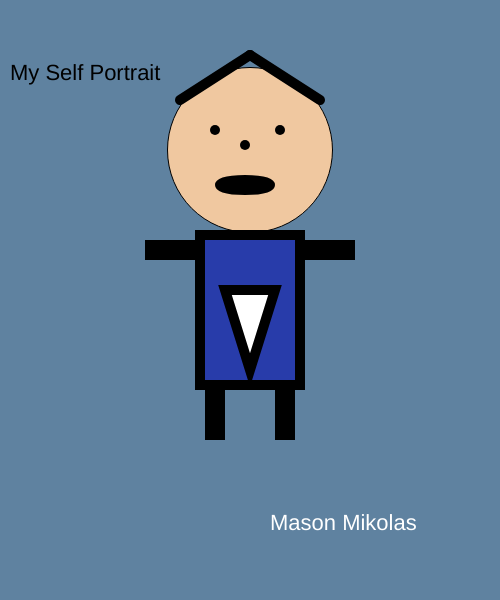
Frame 1 (no input)
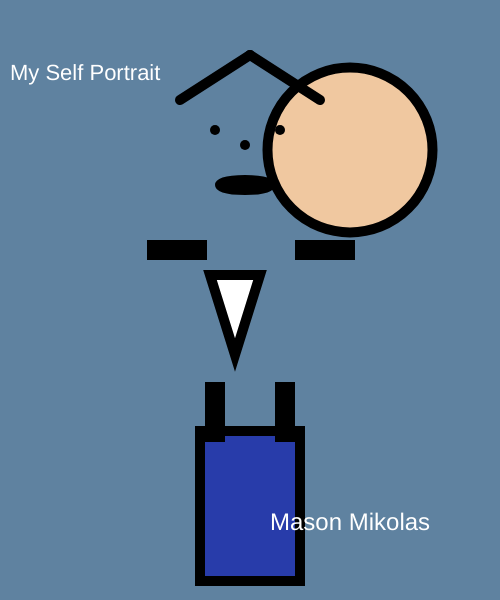
Frame 60 (no input)
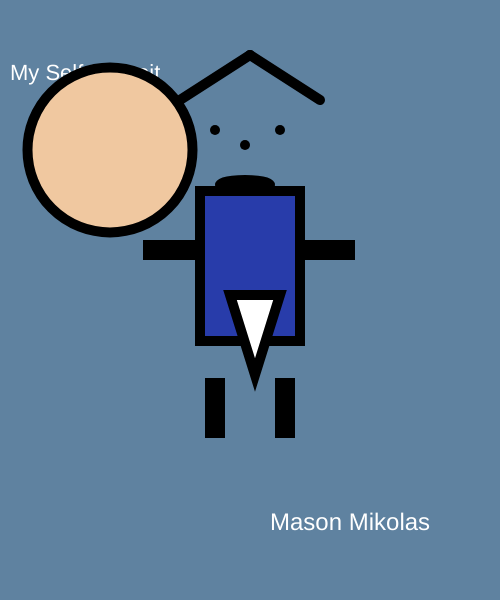
Frame 120 (the mouse pressed at the canvas centre since frame 60)

The p5.js sketch that drew these frames (run headless with seeded random() and noise() and a simulated clock; from frame 60 on, the mouse is pressed at the canvas centre):

// p5.js sketch
// ── sketch.js
var headX = 250;
var headDirection;

var armX = 150;
var armDirection;

var bodyY = 235;
var bodyDirection;

var legY = 385;
var legDirection;

var triX = 0;
var triY = 0;
var triXDirection;
var triYDirection;

var size = 22;
var count = 0;
var sizeDirection = 2;

function setup()
{   
    createCanvas(500,600);
    headDirection = floor(random() * 5) + 1;
    armDirection = floor(random() * 5) + 1;
    bodyDirection = floor(random() * 5) + 1;
    legDirection = floor(random() * 5) + 1;
    triXDirection = floor(random() * 5) + 1;
    triYDirection = triXDirection;
}

function draw()
{  
    background(95,130,160);
    textSize(22)
    text("My Self Portrait", 10,80);
   
    fill(240, 200, 160);  
    circle(headX,150,165);
    headX += headDirection;
    if(headX >= 418 || headX <= 82)
    {
        headDirection *= -1;
    }

    strokeWeight(10);  
    fill(0);  
    point(215,130);  
    point(280,130);
  
    point(245,145);
     
    ellipse(245, 185, 50, 10)

    line(180,100,250,55);  
    line(320,100,250,55);
    
    fill(40, 60, 170);  
    rect(200,bodyY,100,150);
    bodyY += bodyDirection;
    if(bodyY <= 0 || bodyY >= 450)
    {
        bodyDirection *= -1;
    }

    fill(255);  
    triangle(225 + triX,290 + triY,250 + triX,370 + triY,275 + triX,290 + triY)
    triX += triXDirection;
    triY += triYDirection;
    if(triX >= 20 || triX <= -20)
    {
        triXDirection *= -1;
        triYDirection *= -1;
    }

    fill(40, 60, 170);  
    rect(300,245,50,10);

    rect(armX,245,50,10);
    armX += armDirection;
    if(armX >= 170 || armX <= 130)
    {
        armDirection *= -1;
    }

    rect(210,legY,10,50);

    rect(280,legY,10,50);
    legY += legDirection;
    if(legY >= 405 || legY <= 365)
    {
        legDirection *= -1;
    }

    fill(255);  
    textSize(size);
    size += sizeDirection;
    count++;
    if(count > 5)
    {
        sizeDirection *= -1;
        count = 0;
    }
    text("Mason Mikolas",270,530);
}
